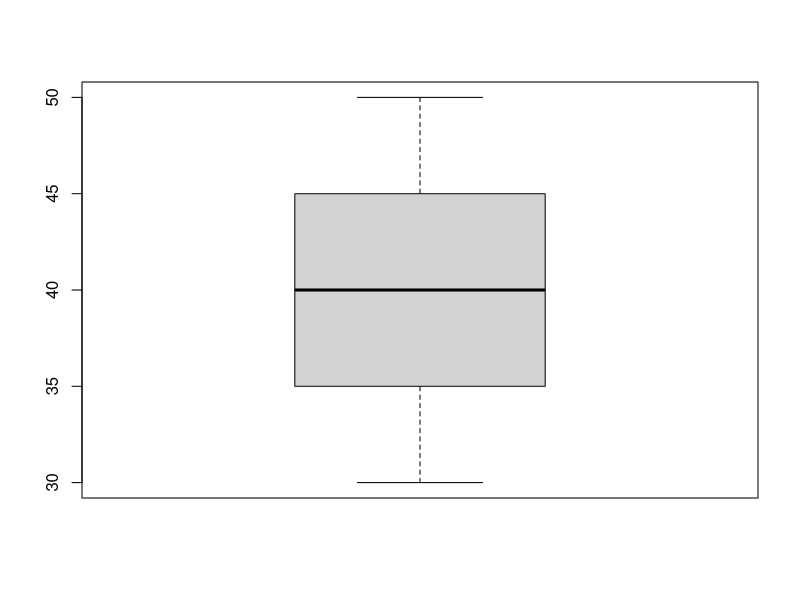

Write R code to recreate this figure. (Note: this script raises an error after producing the figure.)
# aula de fundamentos do R. ALgumas sintaxes são semelhantes à linguagem 
# Python, então anotarei apenas as que são novas para mim
# seja x == 3
abs(3) # irá me retornar o modulo do valor em questao
choose(5,2) #irá me retornar uma permutação dos elementos dados
exp(3) # irá me retornar o exponencial do valor x
round(2.1458, digits = 2) #irá me retornar um arrendondamento válido para até
# 2 digitos (e quando lidamos com algarismos significativos? já setamos para o 
#algarismo digitado?)

# exercicio 1 - resolva a expressão

5/3 + (2 + ((2**2) * sqrt(17)) - 3 ** -1)/500

# o R permite que operemos com variáveis
x <- 5
x <- c(1, 2, 3, 4) # assim, cria-se um vetor 
print(x) # qual é a utilidade do 'c' na criação de vetores?

texto <- 'gabriel' # aqui, nota-se que 'gabriel' é um character
print(texto)
class(texto)

# utilizando-se o exemplo de Las Vegas: 

poker_vector <- c(140, -50, 20, -120, 240)
roullete_vector <- c(24, -50, 100, -350, 10)

#pode-se atribuir nomes aos elementos do vetor com a sintaxe names(x)

names(poker_vector) <- c('Segunda', 'Terça', 'Quarta', 'Quinta', 'Sexta')

#ou, da seguinte forma:

dias <- c('Segunda', 'Terça', 'Quarta', 'Quinta', 'Sexta')
names(roullete_vector) <- dias

print(poker_vector)
print(roullete_vector)

# operações com vetores: 

print (poker_vector + roullete_vector)
print(poker_vector - roullete_vector)
print(poker_vector / roullete_vector)
print(poker_vector * roullete_vector)

# somando o vetor em si mesmo:

sum(poker_vector)

soma_1 <- sum(poker_vector)
soma_2 <- sum(roullete_vector)


#pode- se comparar vetores também através de booleanos

soma_1 > soma_2
soma_1 == soma_2
soma_1 < soma_2

# pode-se, inclusive, selecionar elementos de um vetor

select_1 <- poker_vector > 0
print(select_1)
print(poker_vector[select_1])  # assim, somente será exibido o que condiz com a
#condição imposta por select_1


#funções interessantes:

vetor <- rep(30:50, 100)
print(vetor)

length(vetor) #mostra o tamanho do vetor em elementos
sum(vetor)
mean(vetor) # mostra a média dos termos do vetor
var(vetor) # mostra a variancia amostral do vetor
min(vetor) # mostra o minimo
max(vetor) #mostra o maximo
summary(vetor) #Mostra infos resumidas do vetor
boxplot(vetor)


# Matrizes

a <- matrix(1:9, byrow=F, nrow=3)
b <- matrix(1:9, byrow=T, nrow=3)
print(a)
print(b)
c <- matrix(1:9, byrow=T)
print(c)

# Assim, conclui-se que para a criação de uma matriz deve-se
# determinar, nos primmeiros termos, a variação de n a k, no aspecto
# byrow= configura-se se a contagem começará por coluna (em caso de T).
# o termo nrow diz respeito ao número de colunas

# construindo com um vetor de caracteres
matrix(c('a', 'b', 'c', 'd'))
matrix(c('a', 'b', 'c', 'd'), nrow=2)
# qual é o ponto de utilizar o termo c?

# imagine que precisemos construir duas matrizes, cada uma contendo
# as faltas dos alunos em dois bimestres diferentes.

alunos <- c('Aluno 1', 'Aluno 2', 'Aluno 3', 'Aluno 4')
faltasMar <- c(3, 4, 0, 1)
faltasAbr <- c(4, 5, 0, 2)

faltas1Bim <- matrix(c(faltasMar, faltasAbr), byrow=F,nrow=4)
row.names(faltas1Bim) <- alunos
colnames(faltas1Bim) <- c('Marco', 'Abril')
print(faltas1Bim)

faltasMai <- c(1, 0, 0, 3)
faltasJun <- c(0, 2, 0, 8)

faltas2Bim <- matrix(c(faltasMai, faltasJun), byrow=F, nrow=4)
colnames(faltas2Bim) <- c('Maio', 'Junho')
row.names(faltas2Bim) <- alunos

print(faltas2Bim)

# Pode-se juntar matrizes através do comando cbind

cbind(faltas1Bim, faltas2Bim)

rbind(faltas1Bim, faltas2Bim)

# nota-se que a difenreça está no fato de que cbind une pelas colunas, já rbind une 
# pela linha. No caso, rbind é um erro estatístico, pois plota o mesmo aluno duas vezes.

faltas <- cbind(faltas1Bim, faltas2Bim)
faltas

# Operações com matrizes:

  # Adição
faltas1Bim + faltas2Bim
# haverá soma de cada elemento dada uma matriz (n,K)

  # Subtração
faltas1Bim - faltas2Bim
# A subtração nada mais é do que uma adição negativa

  # Multiplicação
faltas1Bim * faltas2Bim

# Pode-se também, selecionar dados com base em condições

faltas[faltas > 1]
faltas[faltas < 10]

#   Divisão
faltas1Bim/ faltas2Bim

#   Transposta:
t(faltas1Bim) #irá retornar a matriz transposta em questão

# Selecionando elementos

#Elemento
faltas[1,1] # irá selecionar o elemento 1 na linha 1 e coluna 1

faltas[1, c(1,2)] #irá selecionar as faltas da linha 1 nas colunas 1 e 2

# Linha
faltas[1,] #irá printar as faltas na linha 1, todas

faltas['Aluno 1',] #irá retornar o mesmo da linha acima

faltas['Aluno 1', 'Marco'] #irá retornar as faltas do aluno 1 em marçoi, repare que 
# os dados foram nomeados

faltas[c('Aluno 1', 'Aluno 2'),] # espera-se que printará as faltas dos alunos 1 e 2

# teoria para o uso do prefixo c: é utilizado quando mais de uma variavel é selecionada em 
# uma mesma posição

# Coluna

faltas[, 1]
faltas[, 'Marco']
faltas[, c('Marco', 'Junho')]

# Selecionando com  base em condicionais

faltas[faltas > 1]
faltas[falta < 10] 

# FATORES
# são utilizados para armazenar os tipos de dados qualitativos

genero_vector <- c('Masculino', 'Feminino', 'Feminino', 'Masculino', 'Masculino')
fator_genero_vector <- factor(genero_vector)
fator_genero_vector # como setou-se o conjunto universo de fatores disponiveis, este
# comando irá printar os n fatores dados e seus k tipos

levels(fator_genero_vector) <- c('M', 'F') # a partir de agora os fatores respondem 
# por F e M, repare que os fatores foram nomeados termo a termo. Há forma de nomeá-los
# rapidamente?

fator_genero_vector

# DaTA-FRAMES

# um data frame é uma estrutura de dados utilizada para se armazenar tabelas de dados

data(iris) # carregando conjunto de dados disponível no R?
head(iris) # Primeiras linhas

tail(iris) # printa as ultimas linhas do dataframe

# Duvida: como definir qual é a porção head e tail de um dataframe?

str(iris) #estrutura geral do dataframe

dim(iris) #dimensões do dataframe

colnames(iris) # nome das colunas do dataframe de iris

row.names(iris) # termos nas linhas do dataframe de iris

# selecionando elementos do dataframe

iris[1,1] # pega a primeira linha e primeira coluna
iris[1,] # printa a primeira linha de iris
iris[, 1] #printa a primeira coluna de iris

names(iris) # irá printar os nomes de iris
iris[, 'Sepal.Length'] # printa a coluna com informações de comprimento da pétala

iris$Sepal.Length #Mesma coluna

# Duvida: qual a diferença entre a liha 232 e a linha 234?

# Criando um dataframe

nomes <- c('Alice', 'Gabriel', 'Júlia')
idades <- c('17', '19', '18')

sexo <- c('Feminin', 'Masculino', 'Feminino')
sexo <- factor(sexo)
levels(sexo) <- c('F', 'M', 'F')
sexo
# nota-se que renomeei as variáveis qualitativas (fatores) utilizando o comando levels
trabalha <- c(F, T, T)
pessoas <- data.frame(nomes, idades, sexo, trabalha)
pessoas
